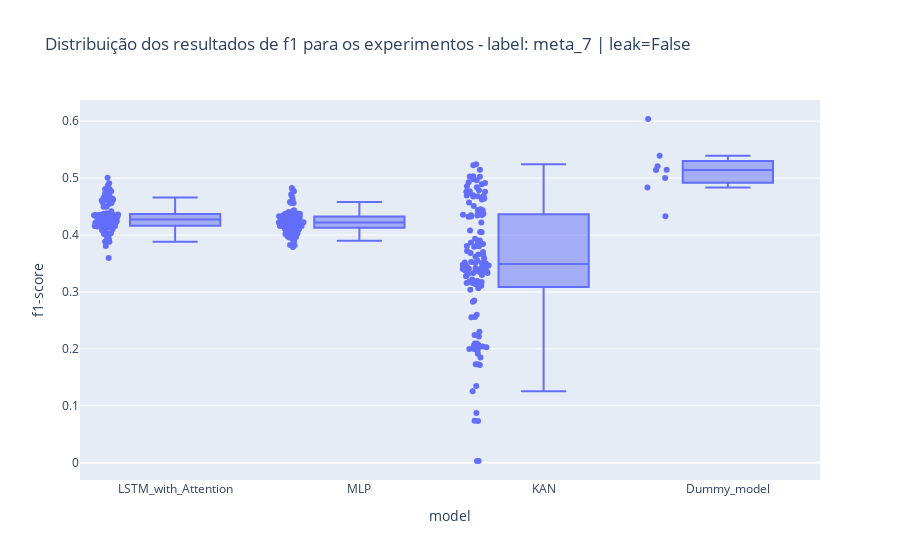
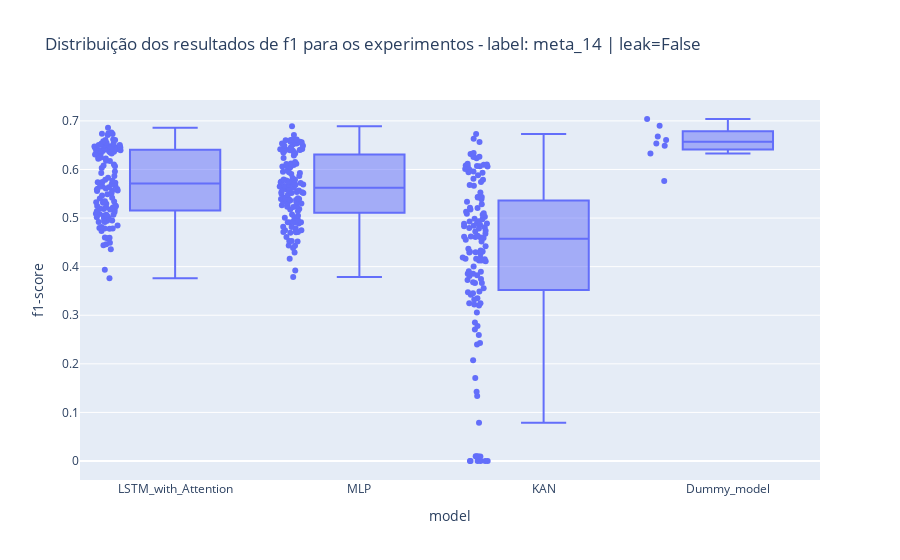
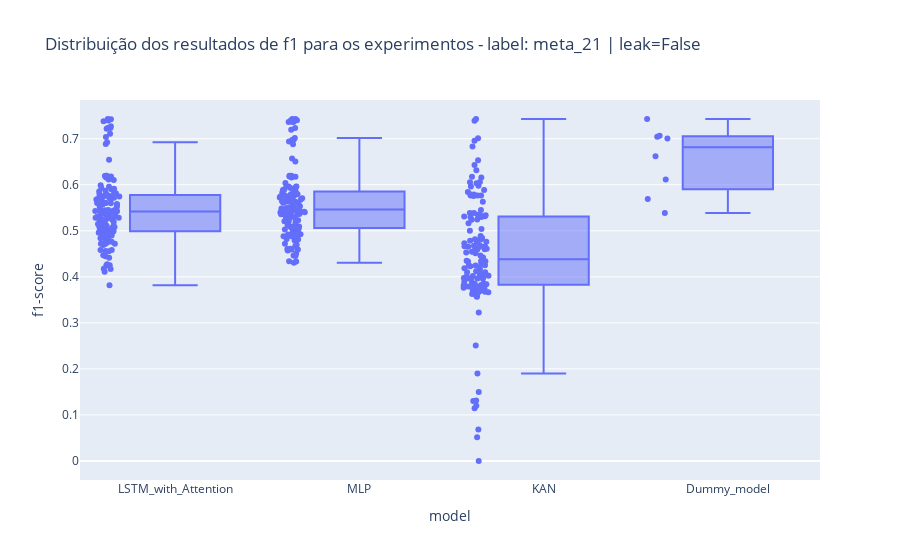

Notebook source saved alongside these figures, in order:
### Code cell
for label in macro_clf.label_col.unique():

    for leak in [False]:

        print(f"label: {label} - leak: {leak}")
        
        if 'meta' in label: label_col = label.replace('meta', 'k')
        if 'diff_close_mean_z_score' in label: label_col = label.replace('diff_close_mean_z_score', 'z')
        
        df_plt = macro_clf[(macro_clf.label_col == label) & (macro_clf.leak == leak)]
        
        fig = px.box(
            df_plt, 
            x="model", 
            y="f1-score", 
            points="all",
            title = f'Distribuição dos resultados de f1 para os experimentos - label: {label} | leak={leak}'
            )
        
        fig.write_image(PATH_REPORTS + f"/images/box_plot_exp_dist_label={label}__leak={leak}_clf.png")
        fig.show()

### Figure 1 — Plotly figure (JSON) as saved in the notebook; plotly's stock layout.template omitted (floating-point values rounded to 4 significant figures; data arrays with more than 128 entries replaced by an {"elided": "..."} marker saying what was removed)
{"data": [{"alignmentgroup": "True", "boxpoints": "all", "hovertemplate": "model=%{x}<br>f1-score=%{y}<extra></extra>", "legendgroup": "", "marker": {"color": "#636efa"}, "name": "", "notched": false, "offsetgroup": "", "orientation": "v", "showlegend": false, "type": "box", "x": {"elided": "392 str values"}, "x0": " ", "xaxis": "x", "y": {"elided": "392 float values"}, "y0": " ", "yaxis": "y"}], "layout": {"boxmode": "group", "legend": {"tracegroupgap": 0}, "title": {"text": "Distribuição dos resultados de f1 para os experimentos - label: meta_7 | leak=False"}, "xaxis": {"anchor": "y", "domain": [0, 1], "title": {"text": "model"}}, "yaxis": {"anchor": "x", "domain": [0, 1], "title": {"text": "f1-score"}}}}

### Figure 2 — Plotly figure (JSON) as saved in the notebook; plotly's stock layout.template omitted (floating-point values rounded to 4 significant figures; data arrays with more than 128 entries replaced by an {"elided": "..."} marker saying what was removed)
{"data": [{"alignmentgroup": "True", "boxpoints": "all", "hovertemplate": "model=%{x}<br>f1-score=%{y}<extra></extra>", "legendgroup": "", "marker": {"color": "#636efa"}, "name": "", "notched": false, "offsetgroup": "", "orientation": "v", "showlegend": false, "type": "box", "x": {"elided": "392 str values"}, "x0": " ", "xaxis": "x", "y": {"elided": "392 float values"}, "y0": " ", "yaxis": "y"}], "layout": {"boxmode": "group", "legend": {"tracegroupgap": 0}, "title": {"text": "Distribuição dos resultados de f1 para os experimentos - label: meta_14 | leak=False"}, "xaxis": {"anchor": "y", "domain": [0, 1], "title": {"text": "model"}}, "yaxis": {"anchor": "x", "domain": [0, 1], "title": {"text": "f1-score"}}}}

### Figure 3 — Plotly figure (JSON) as saved in the notebook; plotly's stock layout.template omitted (floating-point values rounded to 4 significant figures; data arrays with more than 128 entries replaced by an {"elided": "..."} marker saying what was removed)
{"data": [{"alignmentgroup": "True", "boxpoints": "all", "hovertemplate": "model=%{x}<br>f1-score=%{y}<extra></extra>", "legendgroup": "", "marker": {"color": "#636efa"}, "name": "", "notched": false, "offsetgroup": "", "orientation": "v", "showlegend": false, "type": "box", "x": {"elided": "392 str values"}, "x0": " ", "xaxis": "x", "y": {"elided": "392 float values"}, "y0": " ", "yaxis": "y"}], "layout": {"boxmode": "group", "legend": {"tracegroupgap": 0}, "title": {"text": "Distribuição dos resultados de f1 para os experimentos - label: meta_21 | leak=False"}, "xaxis": {"anchor": "y", "domain": [0, 1], "title": {"text": "model"}}, "yaxis": {"anchor": "x", "domain": [0, 1], "title": {"text": "f1-score"}}}}
